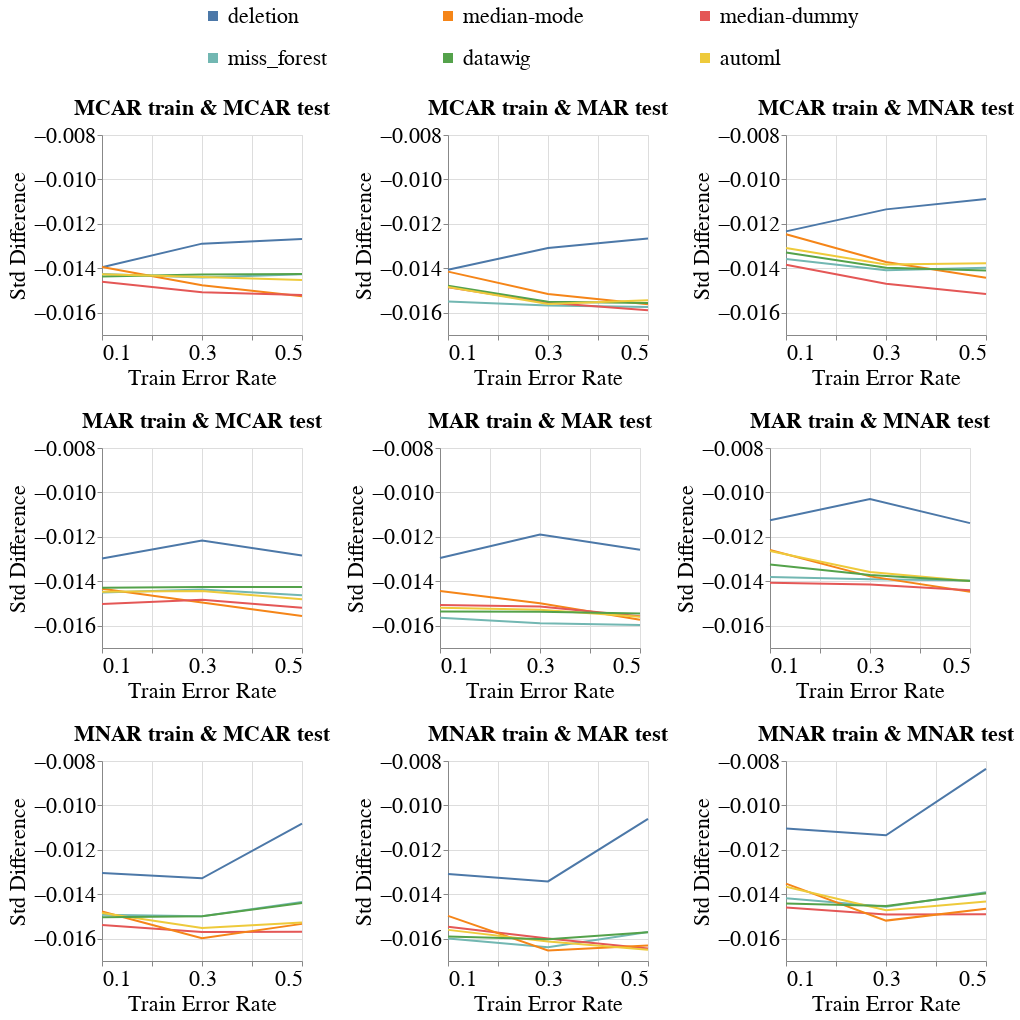

Notebook cell for this chart:
### Code cell
create_exp2_line_bands_for_diff_imputers(dataset_name=DATASET_NAME,
                                         model_name='mlp_clf',
                                         metric_name='Std_Difference',
                                         db_client=db_client,
                                         group=SENSITIVE_ATTR_FOR_DISPARITY_METRICS,
                                         with_band=False)
